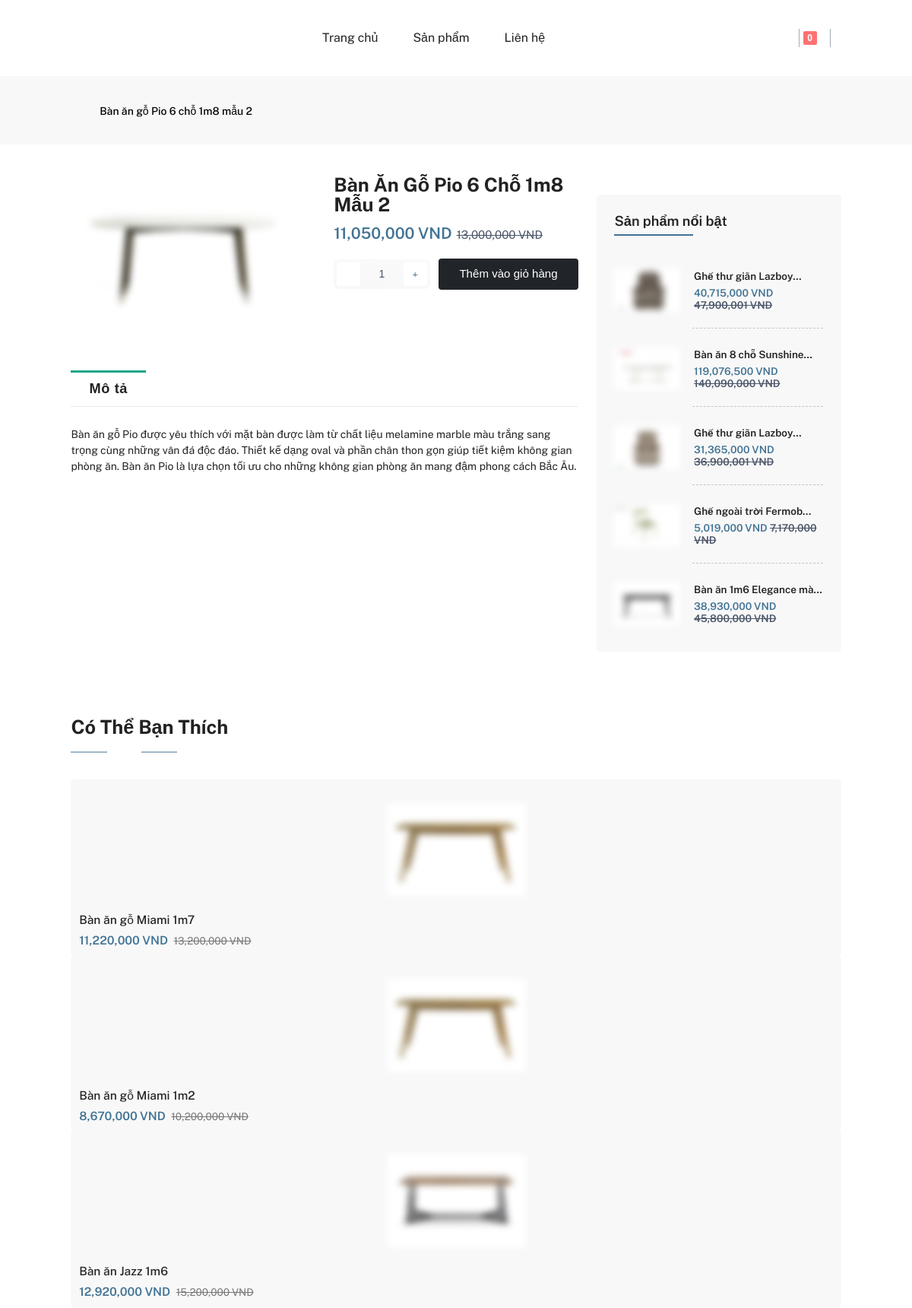
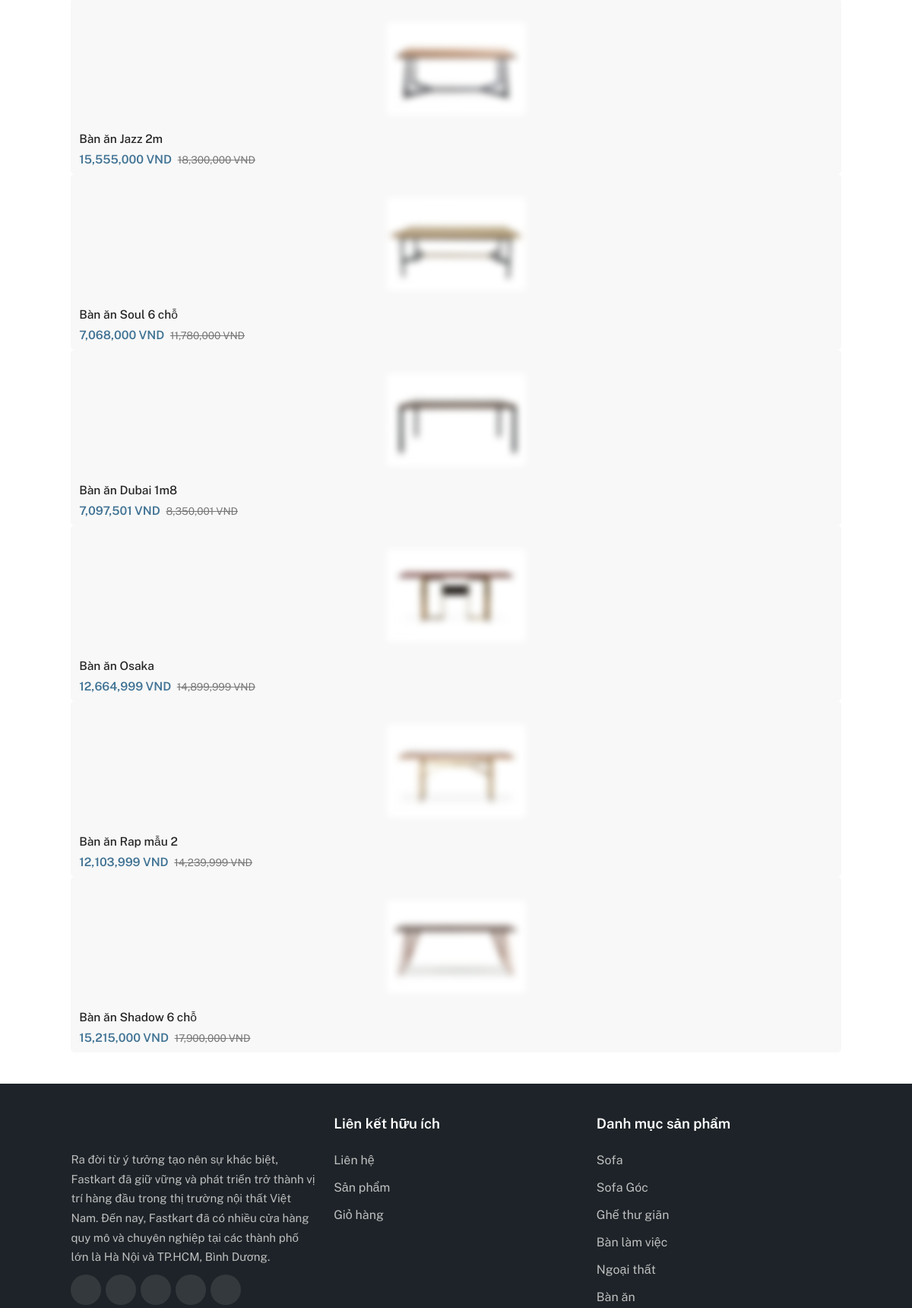
The page /product/626 (upper part) on the database its author committed (2 pictures, top to bottom).
### store/models.py (models this page shows, shortened)
class Product(models.Model):
    subcategory = models.ForeignKey(SubCategory, on_delete=models.PROTECT)
    name = models.CharField(max_length=250)
    price = models.FloatField(default=0.0)
    price_origin = models.FloatField(null=True)
    image = models.ImageField(upload_to='store/images', default='store/images/default.png')
    content = models.TextField(null=True, blank=True)
    insert_date = models.DateTimeField(auto_now_add=True)
    update_date = models.DateTimeField(auto_now=True, blank=True, null=True)
    viewed = models.IntegerField(default=0)
    class Meta:
        ordering = ('-insert_date',)

### store/views.py (the view)
# urls.py: path('product/<int:pk>', views.productdetail, name='product_detail'),
def productdetail(request, pk):
    cart = Cart(request)
    all_product = Product.objects.all()
    product = Product.objects.get(pk=pk)
    sub_category_id = Product.objects.filter(pk=pk).values_list('subcategory')
    product_related = Product.objects.filter(subcategory__in=sub_category_id).exclude(pk=pk)[:9]
    sub_cats = SubCategory.objects.all()
    n = 5
    random_product = random.sample(list(all_product), n)
    return render(request, 'store/product-bottom-thumbnail.html', {
        'product': product,
        'product_related': product_related,
        'sub_cats': sub_cats,
        'random_product': random_product,
        'cart': cart
    })

### cart/cart.py (called while the page is built)
    def __len__(self):
        return sum(item['quantity'] for item in self.cart.values())

    def get_total_price(self):
        return sum(Decimal(item['price']) * item['quantity'] * 1 for item in self.cart.values())

### store/templates/store/product-bottom-thumbnail.html (shortened to what this page needs)
{% extends 'store/base.html' %}
{% load static %}
{% load humanize %}
{% block content %}
    <section class="breadscrumb-section pt-0">
        <div class="container-fluid-lg">
            <div class="row">
                <div class="col-12">
                    <div class="breadscrumb-contain">
                        <nav>
                            <ol class="breadcrumb mb-0">
                                <li class="breadcrumb-item">
                                    <a href="{% url 'store:index' %}">
                                        <i class="fa-solid fa-house"></i>
                                    </a>
                                </li>
                                <li class="breadcrumb-item active">{{ product.name }}</li>
                            </ol>
                        </nav>
                    </div>
                </div>
            </div>
        </div>
    </section>
    <section class="product-section">
        <div class="container-fluid-lg">
            <div class="row">
                <div class="col-xxl-9 col-xl-8 col-lg-7 wow fadeInUp">
                    <div class="row g-4">
                        <div class="col-xl-6 wow fadeInUp">
                            <div class="product-left-box">
                                <div class="row g-2">
                                    <div class="col-12">
                                        <div class="product-main-1 no-arrow">
                                            <div>
                                                <div class="slider-image">
                                                    <img src="{{ product.image.url }}" id="img-1"
                                                        data-zoom-image="{{ product.image.url }}"
                                                        class="img-fluid image_zoom_cls-0 blur-up lazyload" alt="">
                                                </div>
                                            </div>
                                        </div>
                                    </div>
                                </div>
                            </div>
                        </div>
                        <div class="col-xl-6 wow fadeInUp" data-wow-delay="0.1s">
                            <div class="right-box-contain">
                                <form method="POST" action="{% url 'cart:buy_now' product.pk %}">
                                    <h2 class="name">{{ product.name }}</h2>
                                    <div class="price-rating">
                                        <h3 class="theme-color price">{{ product.price|floatformat:'0'|intcomma}} VND <del class="text-content">{{ product.price_origin|floatformat:'0'|intcomma}} VND</del></h3>
                                    </div>
                                    <div class="note-box product-packege">
                                        <div class="cart_qty qty-box product-qty">
                                            <div class="input-group">
                                                <button type="button" class="qty-left-minus" data-type="minus"
                                                    data-field="">
                                                    <i class="fa fa-minus" aria-hidden="true"></i>
                                                </button>
                                                <input class="form-control input-number qty-input" type="text"
                                                    name="quantity" value="1">
                                                <button type="button" class="qty-right-plus" data-type="plus" data-field="">
                                                    <i class="fa fa-plus" aria-hidden="true"></i>
                                                </button>
                                            </div>
                                        </div>
                                        <button class="btn btn-md bg-dark cart-button text-white w-100" type="submit">Thêm vào giỏ hàng</button>
                                    </div>
                                </form>
                            </div>
                        </div>
                        <div class="col-12">
                            <div class="product-section-box">
                                <ul class="nav nav-tabs custom-nav" id="myTab" role="tablist">
                                    <li class="nav-item" role="presentation">
                                        <button class="nav-link active" id="description-tab" data-bs-toggle="tab"
                                            data-bs-target="#description" type="button" role="tab"
                                            aria-controls="description" aria-selected="true">Mô tả</button>
                                    </li>
                                </ul>
                                <div class="tab-content custom-tab" id="myTabContent">
                                    <div class="tab-pane fade show active" id="description" role="tabpanel"
                                        aria-labelledby="description-tab">
                                        <div class="product-description">
                                            {{ product.content|safe }}
                                        </div>
                                    </div>
                                </div>
                            </div>
                        </div>
                    </div>
                </div>
                <div class="col-xxl-3 col-xl-4 col-lg-5 d-none d-lg-block wow fadeInUp">
                    <div class="right-sidebar-box">
                        <div class="pt-25">
                            <div class="category-menu">
                                <h3>Sản phẩm nổi bật</h3>
                                <ul class="product-list product-right-sidebar border-0 p-0">
                                    {% for product in random_product %}
                                        <li>
                                            <div class="offer-product">
                                                <a href="{% url 'store:product_detail' product.pk %}" class="offer-image">
                                                    <img src="{{ product.image.url }}"
                                                        class="img-fluid blur-up lazyload" alt="">
                                                </a>
                                                <div class="offer-detail">
                                                    <div>
                                                        <a href="{% url 'store:product_detail' product.pk %}">
                                                            <h6 class="name">{{ product.name }}</h6>
                                                        </a>
                                                        <h6 class="theme-color price">{{ product.price|floatformat:'0'|intcomma}} VND <del class="text-content">{{ product.price_origin|floatformat:'0'|intcomma}} VND</del></h6>
                                                    </div>
                                                </div>
                                            </div>
                                        </li>
                                    {% endfor %}
                                </ul>
                            </div>
                        </div>
                        <div class="ratio_156 pt-25">
                            <div class="home-contain">
                                <div class="home-detail p-top-left home-p-medium">
                                </div>
                            </div>
                        </div>
                    </div>
                </div>
            </div>
        </div>
    </section>
    <section class="product-list-section section-b-space">
        <div class="container-fluid-lg">
            <div class="title">
                <h2>Có thể bạn thích</h2>
                <span class="title-leaf">
                    <svg class="icon-width">
                        <use xlink:href="{% static 'store/assets/svg/leaf.svg' %}#leaf"></use>
                    </svg>
                </span>
            </div>
            <div class="row">
                <div class="col-12">
                    <div class="slider-6_1 product-wrapper">
                        {% for product in product_related %}
                        <div>
                            <div class="product-box-3 wow fadeInUp">
                                <div class="product-header">
                                    <div class="product-image">
                                        <a href="{% url 'store:product_detail' product.pk %}">
                                            <img src="{{ product.image.url }}"
                                                class="img-fluid blur-up lazyload" alt="">
                                        </a>
                                    </div>
                                </div>
                                <div class="product-footer">
                                    <div class="product-detail">
                                        <a href="{% url 'store:product_detail' product.pk %}">
                                            <h5 class="name">{{ product.name }}</h5>
                                        </a>
                                        <h5 class="price"><span class="theme-color">{{ product.price|floatformat:'0'|intcomma}} VND</span> <del>{{ product.price_origin|floatformat:'0'|intcomma}} VND</del>
                                        </h5>
                                    </div>
                                </div>
                            </div>
                        </div>
                        {% endfor %}
                    </div>
                </div>
            </div>
        </div>
    </section>
{% endblock %}

### rows shown on the page
Product: name "Bàn ăn gỗ Pio 6 chỗ 1m8 mẫu 2", image (picture), name "Bàn Ăn Gỗ Pio 6 Chỗ 1m8 Mẫu 2", price "11,050,000", price_origin "13,000,000", content "Bàn ăn gỗ Pio được yêu thích với mặt bàn được làm từ chất liệu melamine marble màu trắng sang trọng cùng những vân đá độc đáo. Thiết kế dạng oval và phần chân thon gọn giúp tiết kiệm không gian phòng ăn. Bàn ăn Pio là lựa chọn tối ưu cho những không gian phòng ăn mang đậm phong cách Bắc Âu."
Product: image (picture), name "Ghế thư giãn…", price "40,715,000", price_origin "47,900,001"
Product: image (picture), name "Bàn ăn 8 chỗ…", price "119,076,500", price_origin "140,090,000"
Product: image (picture), name "Ghế thư giãn…", price "31,365,000", price_origin "36,900,001"
Product: image (picture), name "Ghế ngoài trời…", price "5,019,000", price_origin "7,170,000"
Product: image (picture), name "Bàn ăn 1m6 Elegance…", price "38,930,000", price_origin "45,800,000"
Product: image (picture), name "Bàn ăn gỗ Miami 1m7", price "11,220,000", price_origin "13,200,000"
Product: image (picture), name "Bàn ăn gỗ Miami 1m2", price "8,670,000", price_origin "10,200,000"
Product: image (picture), name "Bàn ăn Jazz 1m6", price "12,920,000", price_origin "15,200,000"
Product: image (picture), name "Bàn ăn Jazz 2m", price "15,555,000", price_origin "18,300,000"
Product: image (picture), name "Bàn ăn Soul 6 chỗ", price "7,068,000", price_origin "11,780,000"
Product: image (picture), name "Bàn ăn Dubai 1m8", price "7,097,501", price_origin "8,350,001"
Product: image (picture), name "Bàn ăn Osaka", price "12,664,999", price_origin "14,899,999"
Product: image (picture), name "Bàn ăn Rap mẫu 2", price "12,103,999", price_origin "14,239,999"
Product: image (picture), name "Bàn ăn Shadow 6 chỗ", price "15,215,000", price_origin "17,900,000"

### other values the page prints
{{ cart|length }} "0"
